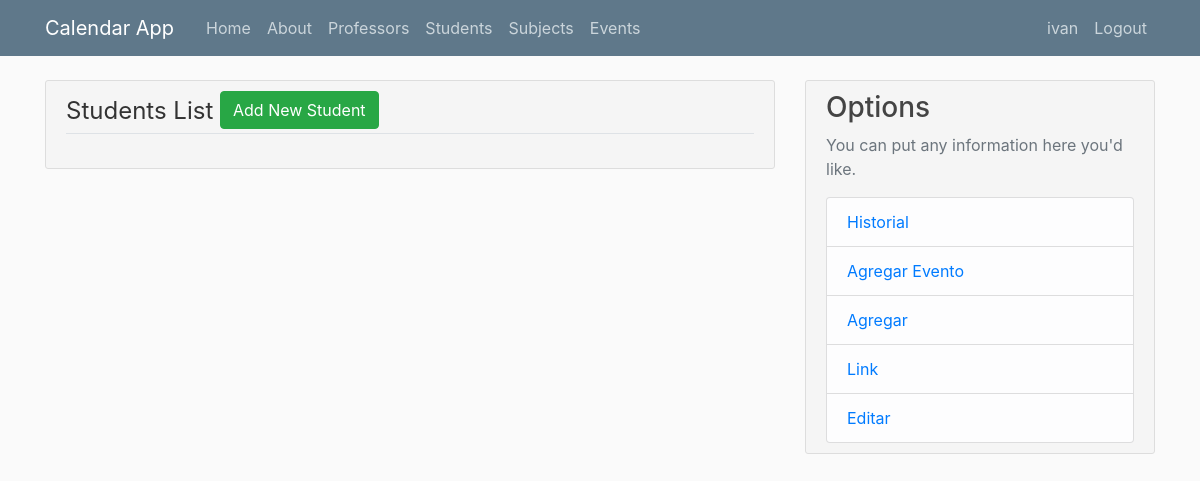
Page /students (signed in) on the earlier database version.
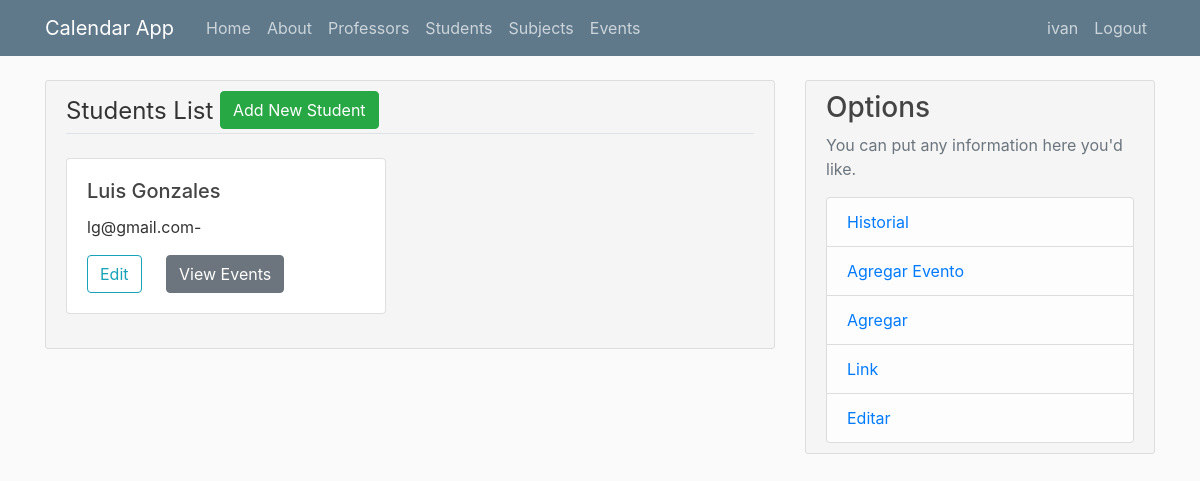
Same page on the later database version.
### flaskcalendar/models.py (models this page shows, shortened)
class Student(db.Model):
    id = db.Column(db.Integer, primary_key=True)
    name = db.Column(db.String(100), nullable=False)
    last_name = db.Column(db.String(100), nullable=False)
    email = db.Column(db.String(120), nullable=True)
    phone = db.Column(db.Integer, nullable=True)
    events = db.relationship('Event', backref='student', lazy=True, cascade="all, delete-orphan")
    author_id =  db.Column(db.Integer, db.ForeignKey('user.id'), nullable=False)
    def fullName(self):
        return f"{self.name} {self.last_name}"

### flaskcalendar/students/routes.py (the view)
@studentsAPP.route("/students")
def students():
    studentsList = []
    if current_user.is_authenticated:
        studentsList = Student.query.filter_by(author_id=current_user.id)
    return render_template('students/students.html', sList = studentsList)

### flaskcalendar/models.py (called while the page is built)
@login_manager.user_loader
def load_user(user_id):
    return User.query.get(int(user_id))

### flaskcalendar/templates/students/students.html
{% extends "layout.html" %}
{% block content %}
<div class="content-section">
  <legend class='border-bottom mb-4'>
    Students List
    {% if current_user.is_authenticated %}
    <a class="btn btn-success mb-1 align-text-right" href="{{url_for('students.add_student')}}">Add New Student</a>
    {% endif %}
  </legend>
  {% for instance in sList %}
    <div class="card" style="width: 20rem;">
      <div class="card-body">
        <h5 class="card-title">{{instance.fullName()}} </h5>
        <p class="card-text">{{instance.email}}-{{instance.phone}}</p>
        <a href="{{url_for('students.edit_student',Student=instance.id)}}" class="card-link btn btn-outline-info">Edit</a>
        <a href="{{url_for('students.student',id=instance.id)}}" class="card-link btn btn-secondary">View Events</a>
      </div>
    </div>
    <br>
    {% endfor %}
</div>
{% endblock content %}

Differences in the rows shown:
added Student: fullName "Luis Gonzales", email "lg@gmail.com"
